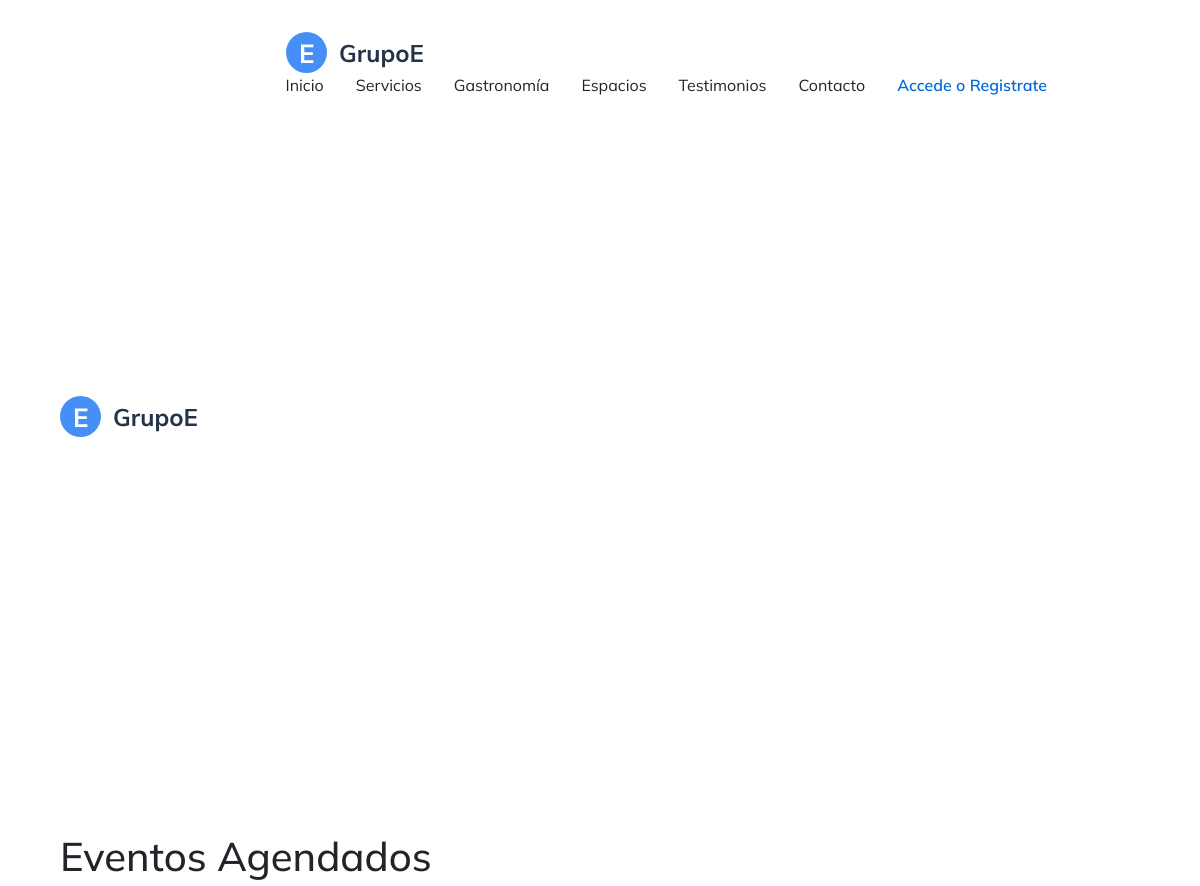
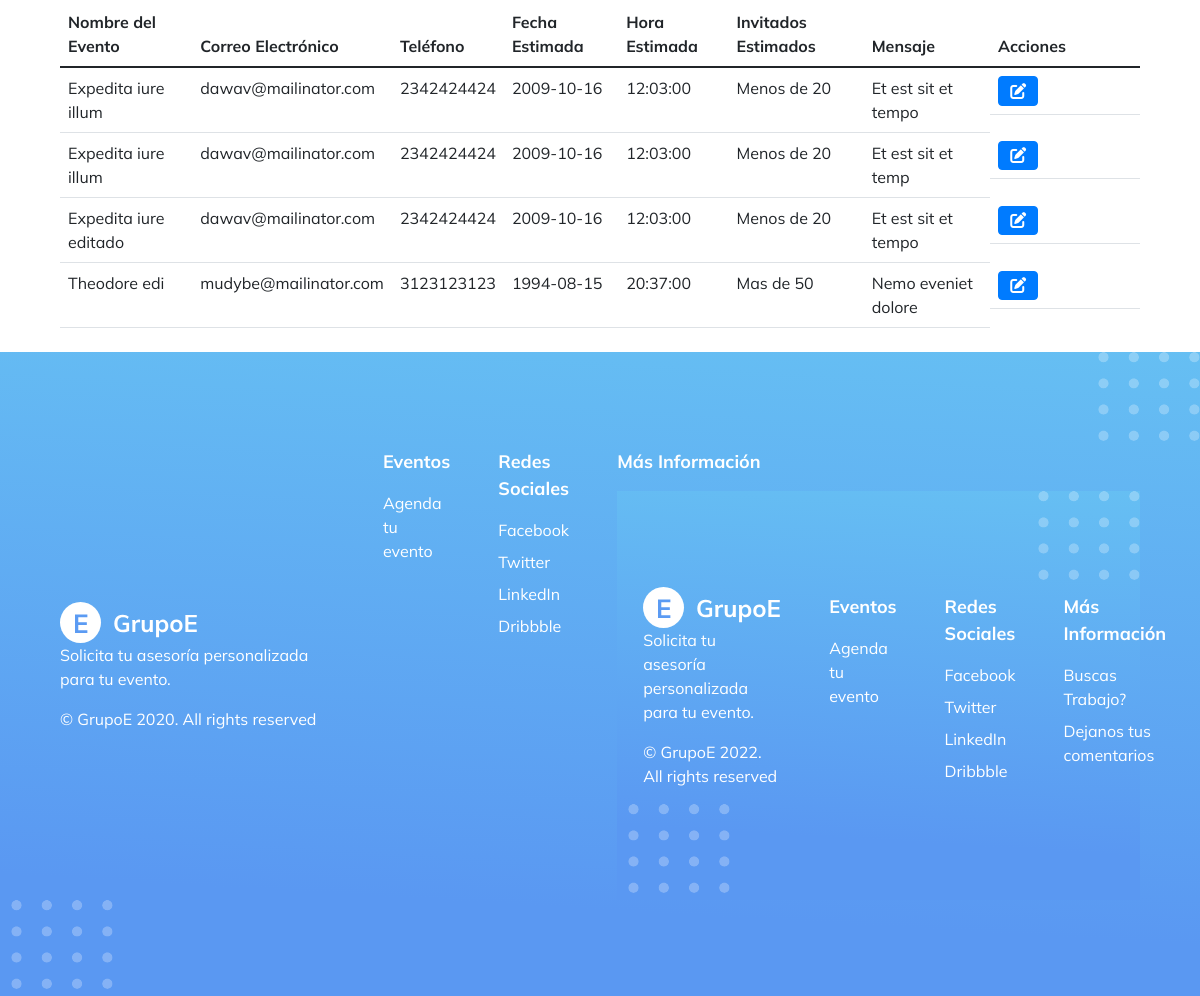
/php/ChavezWilmer-ListaAgendaEventos.php, run on the app's committed database (2 pictures, top to bottom).
### tables this page shows
CREATE TABLE `scheduleevents` (
  `id` int NOT NULL AUTO_INCREMENT,
  `eventName` varchar(255) NOT NULL,
  `contactEmail` varchar(255) DEFAULT NULL,
  `contactPhone` varchar(255) NOT NULL,
  `estimatedDate` date NOT NULL,
  `estimatedHour` time NOT NULL,
  `estimatedAttendees` int NOT NULL,
  `message` text,
  PRIMARY KEY (`id`),
  KEY `estimatedAttendessFK_idx` (`estimatedAttendees`),
  CONSTRAINT `estimatedAttendessFK` FOREIGN KEY (`estimatedAttendees`) REFERENCES `attendeesrange` (`id`)
);

CREATE TABLE `attendeesrange` (
  `id` int NOT NULL AUTO_INCREMENT,
  `range` varchar(255) NOT NULL,
  PRIMARY KEY (`id`)
);

### php/ChavezWilmer-ListaAgendaEventos.php (the view, shortened to what this page needs)
<?php
  $sql = "SELECT scheduleevents.id as id, eventName, contactEmail, contactPhone, estimatedDate,
  estimatedHour,
  `range`,
  message FROM scheduleevents JOIN attendeesrange ON scheduleevents.estimatedAttendees = attendeesrange.id";
  $result = mysqli_query($con, $sql);
  if ( $result ) {
    $scheduleEvents = mysqli_fetch_all($result, MYSQLI_ASSOC);
  } else {
    echo "<script>alert('Error al obtener los eventos');</script>";
    header('Location: ./ChavezWilmer-AgendarEventoForm.php');
  }
?>
<!DOCTYPE html>
<html lang="es">
<head>
  <link rel="stylesheet" href="../styles/index.css" />
  <link rel="stylesheet" href="../styles/ChavezWilmer.css" />
  <link href="https://cdn.jsdelivr.net/npm/bootstrap@5.1.3/dist/css/bootstrap.min.css" rel="stylesheet"
>
  <link rel="stylesheet" href="https://cdnjs.cloudflare.com/ajax/libs/font-awesome/6.0.0/css/all.min.css"
 />
</head>
<body>
  <div class="layout">
    <header>
      <div class="page-wrapper">
        <div class="header__container">
          <span>
            <img src="../images/brand/logo.svg" alt="Salón de Eventos GrupoE" />
          </span>
          <?php include_once './templates/header.php'; ?>
        </div>
      </div>
    </header>
    <main class="main page-wrapper">
      <div class="heading">
        <h1>Eventos Agendados</h1>
        <a class="btn btn-secondary" href="./ChavezWilmer-AgendarEventoForm.php">Regresar al form</a>
      </div>
      <table class="table mb-4">
        <thead>
          <tr>
            <th>Nombre del Evento</th>
            <th>Correo Electrónico</th>
            <th>Teléfono</th>
            <th>Fecha Estimada</th>
            <th>Hora Estimada</th>
            <th>Invitados Estimados</th>
            <th>Mensaje</th>
            <th>Acciones</th>
          </tr>
        </thead>
        <tbody>
          <?php foreach ($scheduleEvents as $scheduleEvent) { ?>
          <tr>
            <td><?php echo $scheduleEvent['eventName']; ?></td>
            <td><?php echo $scheduleEvent['contactEmail']; ?></td>
            <td><?php echo $scheduleEvent['contactPhone']; ?></td>
            <td><?php echo $scheduleEvent['estimatedDate']; ?></td>
            <td><?php echo $scheduleEvent['estimatedHour']; ?></td>
            <td><?php echo $scheduleEvent['range']; ?></td>
            <td><?php echo $scheduleEvent['message']; ?></td>
            <td class="actions">
              <a href="ChavezWilmer-AgendarEventoForm.php?id=<?php echo $scheduleEvent['id']; ?>"
                class="btn btn-primary">
                <i class="fa-solid fa-pen-to-square"></i>
              </a>
              <form action="./ChavezWilmer-RemoveSchedule.php" method="POST">
                <button type="submit" class="btn btn-danger">
                  <i class="fa-solid fa-trash"></i>
                </button>
              </form>
            </td>
          </tr>
          <?php } ?>
        </tbody>
      </table>
    </main>
    <footer class="footer">
      <div class="page-wrapper">
        <div class="footer__container">
          <div class="footer__company-info">
            <span>
              <img src="../images/brand/logo-white.svg" alt="Salón de Eventos X" />
            </span>
            <p class="footer__text">
              Solicita tu asesoría personalizada para tu evento.
            </p>
            <p class="footer__text">© GrupoE 2020. All rights reserved</p>
          </div>
          <div class="footer__links-container">
            <div class="footer__links-column">
              <span class="footer__column-title">Eventos</span>
              <ul class="footer__column-list">
                <li>
                  <a class="footer__link" href="./ChavezWilmer-AgendarEventoForm.php">
                    Agenda tu evento
                  </a>
                </li>
              </ul>
            </div>
            <div class="footer__links-column">
              <span class="footer__column-title">Redes Sociales</span>
              <ul class="footer__column-list">
                <li><a class="footer__link" href="#">Facebook</a></li>
                <li><a class="footer__link" href="#">Twitter</a></li>
                <li><a class="footer__link" href="#">LinkedIn</a></li>
                <li><a class="footer__link" href="#">Dribbble</a></li>
              </ul>
            </div>
            <div class="footer__links-column">
              <span class="footer__column-title">Más Información</span>
              <?php include_once './templates/footer.php'; ?>
</body>
</html>

### views/templates/header.php (shortened to what this page needs)
<!DOCTYPE html>
<html lang="es">
<head>
  <link rel="stylesheet" href="assets/styles/index.css" />
</head>
<body>
  <div class="layout">
    <header>
      <div class="page-wrapper">
        <div class="header__container">
          <span>
            <img src="assets/images/brand/logo.svg" alt="Salón de Eventos GrupoE" />
          </span>
          <nav>
            <ul class="navigation__list">
              <li class="navigation__item">
                <a class="navigation__link" href="index.php?c=eventos&a=index">Inicio</a>
              </li>
              <li class="navigation__item">
                <a class="navigation__link" href="index.php?c=tarjeta&a=services">Servicios</a>
              </li>
              <li class="navigation__item">
                <a class="navigation__link" href="index.php?c=contactos&a=gastronomiaVer">Gastronomía</a>
              </li>
              <li class="navigation__item">
                <a class="navigation__link" href="index.php?c=espacios&a=EspaciosVer">Espacios</a>
              </li>
              <li class="navigation__item">
                <a class="navigation__link" href="index.php?c=comentarios&a=comentariosVer">Testimonios</a>
              </li>
              <li class="navigation__item">
                <?php if (isset($_SESSION["usuario"])) { ?>
                  <?php if ($_SESSION["usuario"]["rol"] == 1) { ?>
                    <a class="navigation__link" href="index.php?c=contactos&a=listarAdmin">Contacto</a>
                  <?php } else { ?>
                    <a class="navigation__link" href="index.php?c=contactos&a=presentar">Contacto</a>
                  <?php } ?>
                <?php } else { ?>
                  <a class="navigation__link" href="index.php?c=contactos&a=presentar">Contacto</a>
                <?php } ?>
              </li>
              <?php if (isset($_SESSION["usuario"])) { ?>
                <li class="navigation__item">
                  <a class="session-link" href="index.php?c=usuarios&a=cerrarSesion">Cerrar sesión</a>
                </li>
              <?php } else { ?>
                <li class="navigation__item">
                  <a class="session-link" href="index.php?c=logreg">Accede o Registrate</a>
                </li>
              <?php } ?>
            </ul>
          </nav>
        </div>
      </div>
    </header>

### views/templates/footer.php (shortened to what this page needs)
<footer class="footer">
  <div class="page-wrapper">
    <div class="footer__container">
      <div class="footer__company-info">
        <span>
          <img src="assets/images/brand/logo-white.svg" alt="Salón de Eventos X" />
        </span>
        <p class="footer__text">
          Solicita tu asesoría personalizada para tu evento.
        </p>
        <p class="footer__text">© GrupoE 2022. All rights reserved</p>
      </div>
      <div class="footer__links-container">
        <div class="footer__links-column">
          <span class="footer__column-title">Eventos</span>
          <ul class="footer__column-list">
            <li><a class="footer__link" href="./ChavezWilmer-AgendarEvento.html">Agenda tu evento</a></li>
          </ul>
        </div>
        <div class="footer__links-column">
          <span class="footer__column-title">Redes Sociales</span>
          <ul class="footer__column-list">
            <li><a class="footer__link" href="#">Facebook</a></li>
            <li><a class="footer__link" href="#">Twitter</a></li>
            <li><a class="footer__link" href="#">LinkedIn</a></li>
            <li><a class="footer__link" href="#">Dribbble</a></li>
          </ul>
        </div>
        <div class="footer__links-column">
          <span class="footer__column-title">Más Información</span>
          <ul class="footer__column-list">
            <li>
              <?php if (isset($_SESSION["usuario"])) { ?>
                <?php if ($_SESSION["usuario"]["rol"] == 1) { ?>
                  <a class="footer__link" href="index.php?c=Trabajo&a=listarAdmin">Buscas Trabajo?</a>
                <?php } else { ?>
                  <a class="footer__link" href="index.php?c=Trabajo&a=presentar">Buscas Trabajo?</a>
                <?php } ?>
              <?php } else { ?>
                <a class="footer__link" href="index.php?c=Trabajo&a=presentar">Buscas Trabajo?</a>
              <?php } ?>
            </li>
            <li>
              <?php if (isset($_SESSION["usuario"])) { ?>
                <?php if ($_SESSION["usuario"]["rol"] == 1) { ?>
                  <a class="footerlink" href="index.php?c=comentarios&a=listarAdmin">Dejanos tus comentarios</a>
                <?php } else { ?>
                  <a class="footerlink" href="index.php?c=comentarios&a=presentar">Dejanos tus comentarios</a>
                <?php } ?>
              <?php } else { ?>
                <a class="footer__link" href="index.php?c=comentarios&a=presentar">Dejanos tus comentarios</a>
              <?php } ?>
            </li>
          </ul>
        </div>
      </div>
    </div>
  </div>
</footer>
</div>
</body>
</html>

### assets/styles/index.css (style rules this page uses)
* { box-sizing: border-box; }
body { margin: 0; font-family: "Mulish", sans-serif; min-height: 100vh; }
.btn { background-color: transparent; border: 1px solid transparent; padding: 0.370rem 0.70rem; font-size: 1rem; line-height: 1; border-radius: 0.25rem; text-decoration: none; margin:0; }
.btn-primary { color: #fff; background-color: #007bff; border-color: #007bff; }
.layout { display: flex; flex-direction: column; min-height: 100vh; }
.main { flex: 1; }
.heading { display: flex; align-items: center; justify-content: space-between; }
.page-wrapper { width: 90%; max-width: 1440px; margin-inline: auto; }
.header__container { display: flex; flex-wrap: wrap; justify-content: space-between; align-items: center; padding-block: 1rem; }
.navigation__list { display: flex; flex-wrap: wrap; list-style: none; padding: 0; gap: 2rem; }
.navigation__link { text-decoration: none; color: inherit; }
.footer { background: url("../images/ui/footer-dots.svg"), url("../images/ui/footer-dots.svg"), linear-gradient(183.41deg, #67c3f3 -8.57%, #5a98f2 82.96%); background-repeat: no-repeat, no-repeat; background-position: 0 100%, 100% 0; }
.footer__container { padding-block: 6rem; display: flex; align-items: center; justify-content: space-between; gap: 3rem; }
.footer__company-info { flex: 2; }
.footer__links-container { flex: 3; display: flex; gap: 3rem; }
.footer__column-title { display: block; font-weight: 700; margin-block-end: 1rem; color: #fff; font-size: 1.125rem; }
.footer__column-list { display: flex; flex-direction: column; list-style: none; padding: 0; gap: 0.5rem; }
.footer__text { color: #fff; }
.footer__link { color: #fff; text-decoration: none; }
.session-link { text-decoration: none; font-weight: 600; color: #0069d9; }

### views/principal/css/ChavezWilmer.css (style rules this page uses)
:root { --color-primary: #458ff6; --color-primary-hover: #458ff6e0; }

### php/ChavezWilmer-ListaAgendaEventos.php (style rules this page uses)
.actions { width: 150px; display: flex; gap: 0.5rem; }

### data on the page
scheduleevents: eventName "Expedita iure illum", contactEmail "dawav@mailinator.com", contactPhone "2342424424", estimatedDate "2009-10-16", estimatedHour "12:03:00", estimatedAttendees.range "Menos de 20", message "Et est sit et tempo"
scheduleevents: eventName "Expedita iure illum", contactEmail "dawav@mailinator.com", contactPhone "2342424424", estimatedDate "2009-10-16", estimatedHour "12:03:00", estimatedAttendees.range "Menos de 20", message "Et est sit et temp"
scheduleevents: eventName "Expedita iure editado", contactEmail "dawav@mailinator.com", contactPhone "2342424424", estimatedDate "2009-10-16", estimatedHour "12:03:00", estimatedAttendees.range "Menos de 20", message "Et est sit et tempo"
scheduleevents: eventName "Theodore edi", contactEmail "mudybe@mailinator.com", contactPhone "3123123123", estimatedDate "1994-08-15", estimatedHour "20:37:00", estimatedAttendees.range "Mas de 50", message "Nemo eveniet dolore"
